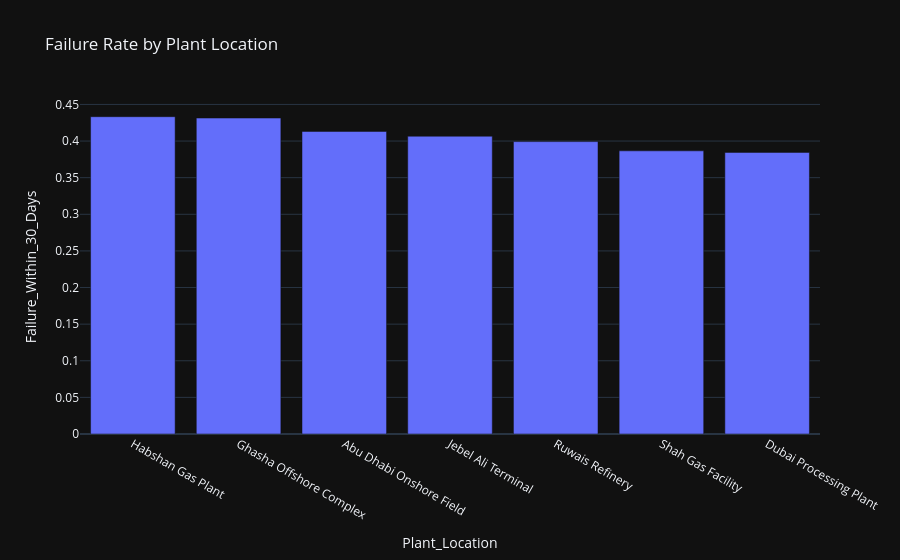

Notebook code cell kept with this figure:
### Markdown cell above
## Failure rate by plant location

### Code cell
by_plant = df.groupby('Plant_Location')['Failure_Within_30_Days'].mean().sort_values(ascending=False).reset_index()
px.bar(by_plant, x='Plant_Location', y='Failure_Within_30_Days', title='Failure Rate by Plant Location')

### Figure 1 — Plotly figure (JSON) as saved in the notebook; plotly's stock layout.template omitted (floating-point values rounded to 4 significant figures)
{"data": [{"hovertemplate": "Plant_Location=%{x}<br>Failure_Within_30_Days=%{y}<extra></extra>", "legendgroup": "", "marker": {"color": "#636efa", "pattern": {"shape": ""}}, "name": "", "orientation": "v", "showlegend": false, "textposition": "auto", "type": "bar", "x": ["Habshan Gas Plant", "Ghasha Offshore Complex", "Abu Dhabi Onshore Field", "Jebel Ali Terminal", "Ruwais Refinery", "Shah Gas Facility", "Dubai Processing Plant"], "xaxis": "x", "y": [0.4333, 0.4314, 0.4131, 0.4066, 0.3993, 0.3866, 0.3845], "yaxis": "y"}], "layout": {"barmode": "relative", "legend": {"tracegroupgap": 0}, "title": {"text": "Failure Rate by Plant Location"}, "xaxis": {"anchor": "y", "domain": [0.0, 1.0], "title": {"text": "Plant_Location"}}, "yaxis": {"anchor": "x", "domain": [0.0, 1.0], "title": {"text": "Failure_Within_30_Days"}}}}
